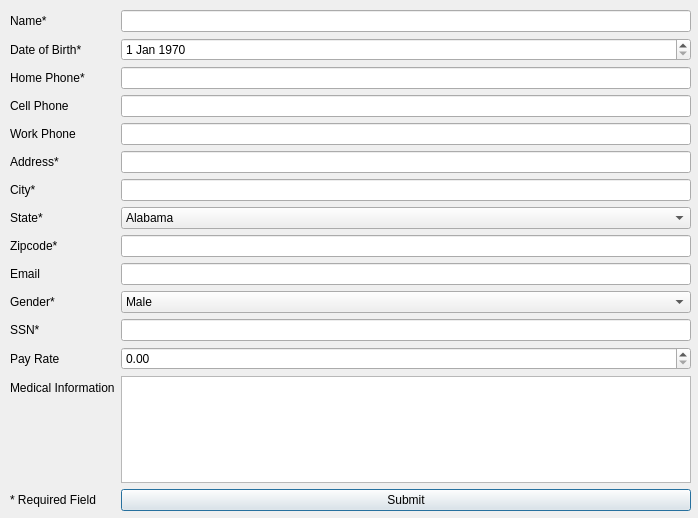
<?xml version="1.0" encoding="UTF-8"?>
<ui version="4.0">
 <class>add_admin</class>
 <widget class="QDialog" name="add_admin">
  <property name="geometry">
   <rect>
    <x>0</x>
    <y>0</y>
    <width>698</width>
    <height>518</height>
   </rect>
  </property>
  <property name="windowTitle">
   <string>Dialog</string>
  </property>
  <widget class="QWidget" name="formLayoutWidget">
   <property name="geometry">
    <rect>
     <x>10</x>
     <y>10</y>
     <width>681</width>
     <height>501</height>
    </rect>
   </property>
   <layout class="QFormLayout" name="formLayout">
    <property name="fieldGrowthPolicy">
     <enum>QFormLayout::AllNonFixedFieldsGrow</enum>
    </property>
    <item row="0" column="0">
     <widget class="QLabel" name="NameLabel">
      <property name="text">
       <string>Name*</string>
      </property>
     </widget>
    </item>
    <item row="0" column="1">
     <widget class="QLineEdit" name="nameLineEdit"/>
    </item>
    <item row="2" column="0">
     <widget class="QLabel" name="homePhoneLabel">
      <property name="text">
       <string>Home Phone*</string>
      </property>
     </widget>
    </item>
    <item row="2" column="1">
     <widget class="QLineEdit" name="homePhoneLineEdit"/>
    </item>
    <item row="3" column="0">
     <widget class="QLabel" name="cellPhoneLabel">
      <property name="text">
       <string>Cell Phone</string>
      </property>
     </widget>
    </item>
    <item row="3" column="1">
     <widget class="QLineEdit" name="cellPhoneLineEdit"/>
    </item>
    <item row="4" column="0">
     <widget class="QLabel" name="workPhoneLabel">
      <property name="text">
       <string>Work Phone</string>
      </property>
     </widget>
    </item>
    <item row="4" column="1">
     <widget class="QLineEdit" name="workPhoneLineEdit"/>
    </item>
    <item row="5" column="0">
     <widget class="QLabel" name="addressLabel">
      <property name="text">
       <string>Address*</string>
      </property>
     </widget>
    </item>
    <item row="5" column="1">
     <widget class="QLineEdit" name="addressLineEdit"/>
    </item>
    <item row="6" column="0">
     <widget class="QLabel" name="cityLabel">
      <property name="text">
       <string>City*</string>
      </property>
     </widget>
    </item>
    <item row="6" column="1">
     <widget class="QLineEdit" name="cityLineEdit"/>
    </item>
    <item row="7" column="0">
     <widget class="QLabel" name="stateLabel">
      <property name="text">
       <string>State*</string>
      </property>
     </widget>
    </item>
    <item row="7" column="1">
     <widget class="QComboBox" name="stateComboBox">
      <item>
       <property name="text">
        <string>Alabama</string>
       </property>
      </item>
      <item>
       <property name="text">
        <string>Alaska</string>
       </property>
      </item>
      <item>
       <property name="text">
        <string>Arizona</string>
       </property>
      </item>
      <item>
       <property name="text">
        <string>Arkansas</string>
       </property>
      </item>
      <item>
       <property name="text">
        <string>California</string>
       </property>
      </item>
      <item>
       <property name="text">
        <string>Colorado</string>
       </property>
      </item>
      <item>
       <property name="text">
        <string>Connecticut</string>
       </property>
      </item>
      <item>
       <property name="text">
        <string>Delaware</string>
       </property>
      </item>
      <item>
       <property name="text">
        <string>Florida</string>
       </property>
      </item>
      <item>
       <property name="text">
        <string>Georgia</string>
       </property>
      </item>
      <item>
       <property name="text">
        <string>Hawaii</string>
       </property>
      </item>
      <item>
       <property name="text">
        <string>Idaho</string>
       </property>
      </item>
      <item>
       <property name="text">
        <string>Illinois</string>
       </property>
      </item>
      <item>
       <property name="text">
        <string>Indiana</string>
       </property>
      </item>
      <item>
       <property name="text">
        <string>Iowa</string>
       </property>
      </item>
      <item>
       <property name="text">
        <string>Kansas</string>
       </property>
      </item>
      <item>
       <property name="text">
        <string>Kentucky</string>
       </property>
      </item>
      <item>
       <property name="text">
        <string>Louisiana</string>
       </property>
      </item>
      <item>
       <property name="text">
        <string>Maine</string>
       </property>
      </item>
      <item>
       <property name="text">
        <string>Maryland</string>
       </property>
      </item>
      <item>
       <property name="text">
        <string>Massachusetts</string>
       </property>
      </item>
      <item>
       <property name="text">
        <string>Michigan</string>
       </property>
      </item>
      <item>
       <property name="text">
        <string>Minnesota</string>
       </property>
      </item>
      <item>
       <property name="text">
        <string>Mississippi</string>
       </property>
      </item>
      <item>
       <property name="text">
        <string>Missouri</string>
       </property>
      </item>
      <item>
       <property name="text">
        <string>Montana</string>
       </property>
      </item>
      <item>
       <property name="text">
        <string>Nebraska</string>
       </property>
      </item>
      <item>
       <property name="text">
        <string>Nevada</string>
       </property>
      </item>
      <item>
       <property name="text">
        <string>New Hampshire</string>
       </property>
      </item>
      <item>
       <property name="text">
        <string>New Jersey</string>
       </property>
      </item>
      <item>
       <property name="text">
        <string>New Mexico</string>
       </property>
      </item>
      <item>
       <property name="text">
        <string>New York</string>
       </property>
      </item>
      <item>
       <property name="text">
        <string>North Carolina</string>
       </property>
      </item>
      <item>
       <property name="text">
        <string>North Dakota</string>
       </property>
      </item>
      <item>
       <property name="text">
        <string>Ohio</string>
       </property>
      </item>
      <item>
       <property name="text">
        <string>Oklahoma</string>
       </property>
      </item>
      <item>
       <property name="text">
        <string>Oregon</string>
       </property>
      </item>
      <item>
       <property name="text">
        <string>Pennsylvania</string>
       </property>
      </item>
      <item>
       <property name="text">
        <string>Rhode Island</string>
       </property>
      </item>
      <item>
       <property name="text">
        <string>South Carolina</string>
       </property>
      </item>
      <item>
       <property name="text">
        <string>South Dakota</string>
       </property>
      </item>
      <item>
       <property name="text">
        <string>Tennessee</string>
       </property>
      </item>
      <item>
       <property name="text">
        <string>Texas</string>
       </property>
      </item>
      <item>
       <property name="text">
        <string>Utah</string>
       </property>
      </item>
      <item>
       <property name="text">
        <string>Vermont</string>
       </property>
      </item>
      <item>
       <property name="text">
        <string>Virginia</string>
       </property>
      </item>
      <item>
       <property name="text">
        <string>Washington</string>
       </property>
      </item>
      <item>
       <property name="text">
        <string>West Virginia</string>
       </property>
      </item>
      <item>
       <property name="text">
        <string>Wisconsin</string>
       </property>
      </item>
      <item>
       <property name="text">
        <string>Wyoming</string>
       </property>
      </item>
     </widget>
    </item>
    <item row="9" column="0">
     <widget class="QLabel" name="emailLabel">
      <property name="text">
       <string>Email</string>
      </property>
     </widget>
    </item>
    <item row="9" column="1">
     <widget class="QLineEdit" name="emailLineEdit"/>
    </item>
    <item row="10" column="0">
     <widget class="QLabel" name="genderLabel">
      <property name="text">
       <string>Gender*</string>
      </property>
     </widget>
    </item>
    <item row="10" column="1">
     <widget class="QComboBox" name="genderComboBox">
      <item>
       <property name="text">
        <string>Male</string>
       </property>
      </item>
      <item>
       <property name="text">
        <string>Female</string>
       </property>
      </item>
     </widget>
    </item>
    <item row="11" column="0">
     <widget class="QLabel" name="SSNLabel">
      <property name="text">
       <string>SSN*</string>
      </property>
     </widget>
    </item>
    <item row="11" column="1">
     <widget class="QLineEdit" name="SSNLineEdit"/>
    </item>
    <item row="12" column="0">
     <widget class="QLabel" name="payRateLabel">
      <property name="text">
       <string>Pay Rate</string>
      </property>
     </widget>
    </item>
    <item row="12" column="1">
     <widget class="QDoubleSpinBox" name="payRateDoubleSpinBox">
      <property name="singleStep">
       <double>0.010000000000000</double>
      </property>
     </widget>
    </item>
    <item row="13" column="0">
     <widget class="QLabel" name="medicalLabel">
      <property name="text">
       <string>Medical Information</string>
      </property>
     </widget>
    </item>
    <item row="13" column="1">
     <widget class="QTextEdit" name="medicalTextEdit"/>
    </item>
    <item row="14" column="0">
     <widget class="QLabel" name="requiredLabel">
      <property name="text">
       <string>* Required Field</string>
      </property>
     </widget>
    </item>
    <item row="14" column="1">
     <widget class="QPushButton" name="Submit_btn">
      <property name="text">
       <string>Submit</string>
      </property>
     </widget>
    </item>
    <item row="1" column="1">
     <widget class="QDateEdit" name="DOBDateEdit">
      <property name="dateTime">
       <datetime>
        <hour>0</hour>
        <minute>0</minute>
        <second>0</second>
        <year>1970</year>
        <month>1</month>
        <day>1</day>
       </datetime>
      </property>
     </widget>
    </item>
    <item row="1" column="0">
     <widget class="QLabel" name="DOBLabel">
      <property name="text">
       <string>Date of Birth*</string>
      </property>
     </widget>
    </item>
    <item row="8" column="1">
     <widget class="QLineEdit" name="zipcodeLineEdit"/>
    </item>
    <item row="8" column="0">
     <widget class="QLabel" name="zipcodeLabel">
      <property name="text">
       <string>Zipcode*</string>
      </property>
     </widget>
    </item>
   </layout>
  </widget>
 </widget>
 <resources/>
 <connections/>
</ui>
